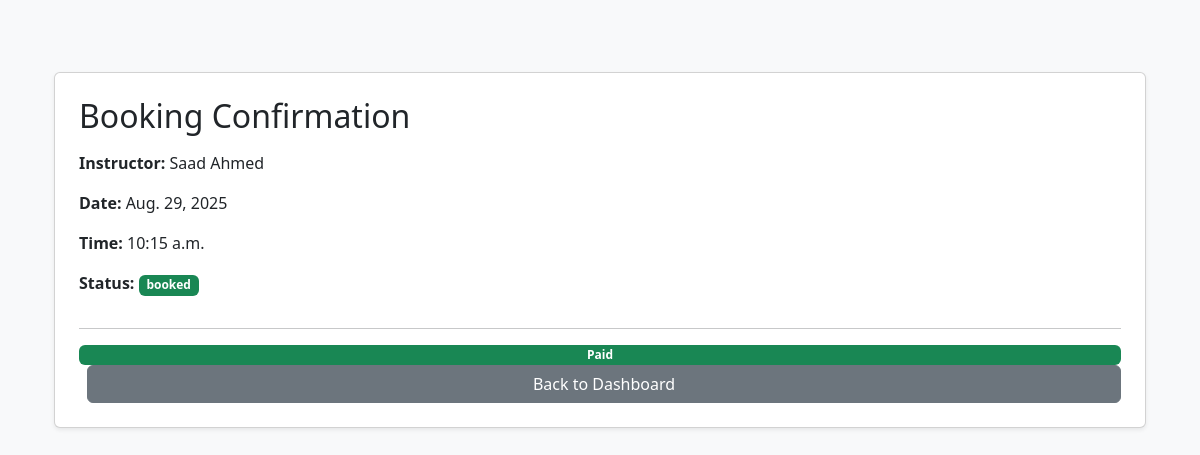
The page /dashboard/dashboard/booking/82/confirmation/ (signed in) on the database its author committed.
### bookings/models.py (models this page shows, shortened)
class Booking(models.Model):
    student = models.ForeignKey(CustomUser, on_delete=models.CASCADE, related_name='student_bookings')
    instructor = models.ForeignKey(CustomUser, on_delete=models.CASCADE, related_name='instructor_bookings')
    date = models.DateField()
    time = models.TimeField()
    status = models.CharField(max_length=20, choices=[
        ('booked', 'Booked'),
        ('completed', 'Completed'),
        ('cancelled', 'Cancelled'),
    ], default='booked')
    create_at = models.DateTimeField(auto_now_add=True)

### accounts/models.py (models this page shows, shortened)
class CustomUser(AbstractUser):
    ROLE_CHOICES = [
        ('student', 'Student'),
        ('instructor', 'Instructor'),
        ('admin', 'Admin'),
    ]
    role = models.CharField(max_length=20, choices=ROLE_CHOICES)
    phone_number = models.CharField(max_length=20, blank=True, null=True)
    profile_picture = models.ImageField(upload_to="instructors/", blank=True, null=True)
    def get_full_name(self):
        return f"{self.first_name} {self.last_name}".strip()

### dashboard/views.py (the view)
# urls.py: path('dashboard/booking/<int:booking_id>/confirmation/', views.booking_confirmation, name='booking_confirmation'),
@login_required
def booking_confirmation(request, booking_id):
    booking = get_object_or_404(Booking, id=booking_id, student=request.user)
    return render(request, "dashboard/booking_confirmation.html", {"booking": booking})

### templates/dashboard/booking_confirmation.html
{% extends "base.html" %}
{% block content %}
<div class="container mt-5">
    <div class="card shadow-sm p-4">
        <h2 class="mb-3">Booking Confirmation</h2>
        <p><strong>Instructor:</strong> {{ booking.instructor.get_full_name }}</p>
        <p><strong>Date:</strong> {{ booking.date }}</p>
        <p><strong>Time:</strong> {{ booking.time }}</p>
        <p><strong>Status:</strong> <span class="badge bg-success">{{ booking.status }}</span></p>
        <hr>
        {% if not booking.payment or booking.payment.status != "paid" %}
            <a href="{% url 'create_checkout_session' booking.id %}" class="btn btn-success">
                Pay Now
            </a>
        {% else %}
            <span class="badge bg-success">Paid</span>
        {% endif %}
        <a href="{% url 'student_dashboard' %}" class="btn btn-secondary ms-2">Back to Dashboard</a>
    </div>
</div>
{% endblock %}

### rows shown on the page
Booking: instructor.get_full_name "Saad Ahmed", date "Aug. 29, 2025", time "10:15 a.m.", status "booked"
